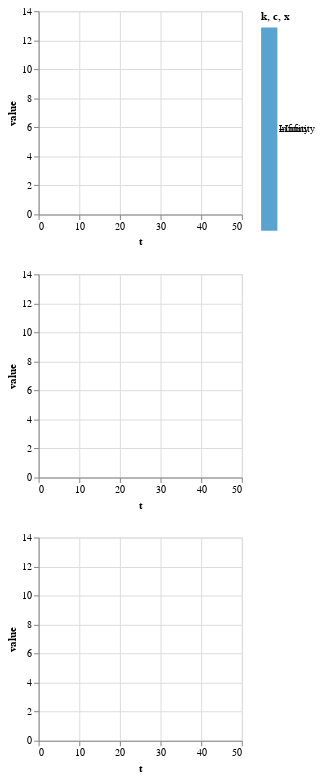

Source (notebook cell):
### Code cell
alt.Chart(ssim).mark_line().encode(
    x = 't',
    y =  'value',
    color=alt.Y(alt.repeat("row"), type='quantitative'),
).properties(
    width=200,
    height=200
).repeat(
    row=ssim['variable'].unique()
)

### Figure 1 — Vega-Lite specification as saved in the notebook (floating-point values rounded to 4 significant figures; data arrays with more than 128 entries replaced by an {"elided": "..."} marker saying what was removed)
{"config": {"view": {"continuousWidth": 300, "continuousHeight": 300}}, "repeat": {"row": ["k", "c", "x"]}, "spec": {"data": {"name": "data-9e82649b5f6803e77a87ecb256d04f14"}, "mark": {"type": "line"}, "encoding": {"color": {"field": {"repeat": "row"}, "type": "quantitative"}, "x": {"field": "t", "type": "quantitative"}, "y": {"field": "value", "type": "quantitative"}}, "height": 200, "width": 200}, "$schema": "https://vega.github.io/schema/vega-lite/v5.20.1.json", "datasets": {"data-9e82649b5f6803e77a87ecb256d04f14": {"elided": "153 records"}}}
